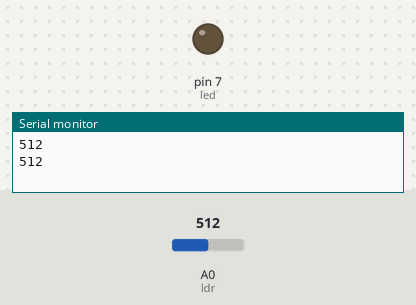
The sketch below on a simulated Arduino Uno, built with avr-gcc and run on an emulated ATmega328P. On the bench: output pins drawn as LEDs (lit = HIGH), the last lines printed to the serial monitor. Inputs (shaded band) come from the test bench; at power-on: A0 (ldr) = 512.

Above: at 1.8 s.
1.9 s: A0 (ldr) set to 317
3.4 s: A0 (ldr) set to 283
At 5.2 s:
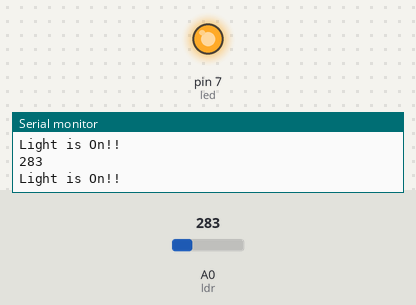
5.5 s: A0 (ldr) set to 306
At 6.8 s:
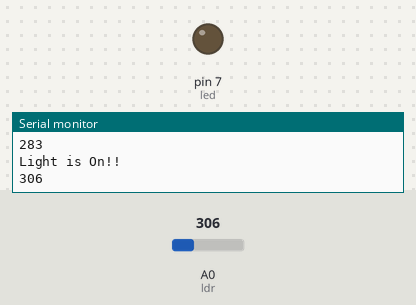
7.5 s: A0 (ldr) set to 290
At 8.4 s:
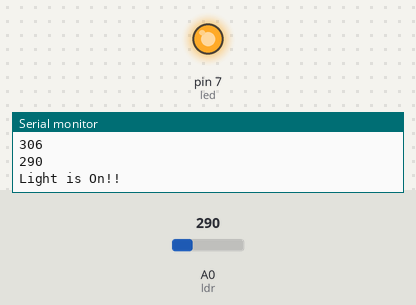
Timing chart, 0 to 10.5 s (numbered marks = the images above; inputs shaded):
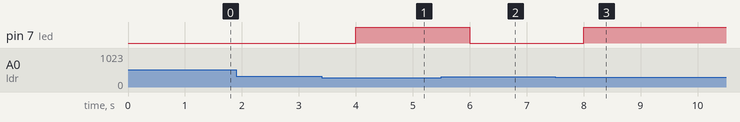

The sketch:

LDR_Sensor_Test.ino
```cpp
/*
LDR is Light Dependent Resistor.
It's resistance decreases with increasing incident light intensity
So lower value means its darker place
*/
#define ldr A0
#define led 7
void setup() {
  pinMode(led,OUTPUT);
  pinMode(ldr,INPUT);
  Serial.begin(9600);
}

void loop()
{
  int x=analogRead(ldr);
  Serial.println(x);
  if(x<=300)
  {
    digitalWrite (led,HIGH);
    Serial.println("Light is On!!");
  }
  else
  {
    digitalWrite(led,LOW);
  }
  delay(1000);
}
```

Measured:
- the behaviour switches between 301 and 300 on A0 (ldr) (found by bisection; images 0 and 1)
- after the input at 3.4 s, pin 7 (led): LOW → HIGH after 0.60 s
- after the input at 5.5 s, pin 7 (led): HIGH → LOW after 0.50 s
- after the input at 7.5 s, pin 7 (led): LOW → HIGH after 0.50 s
